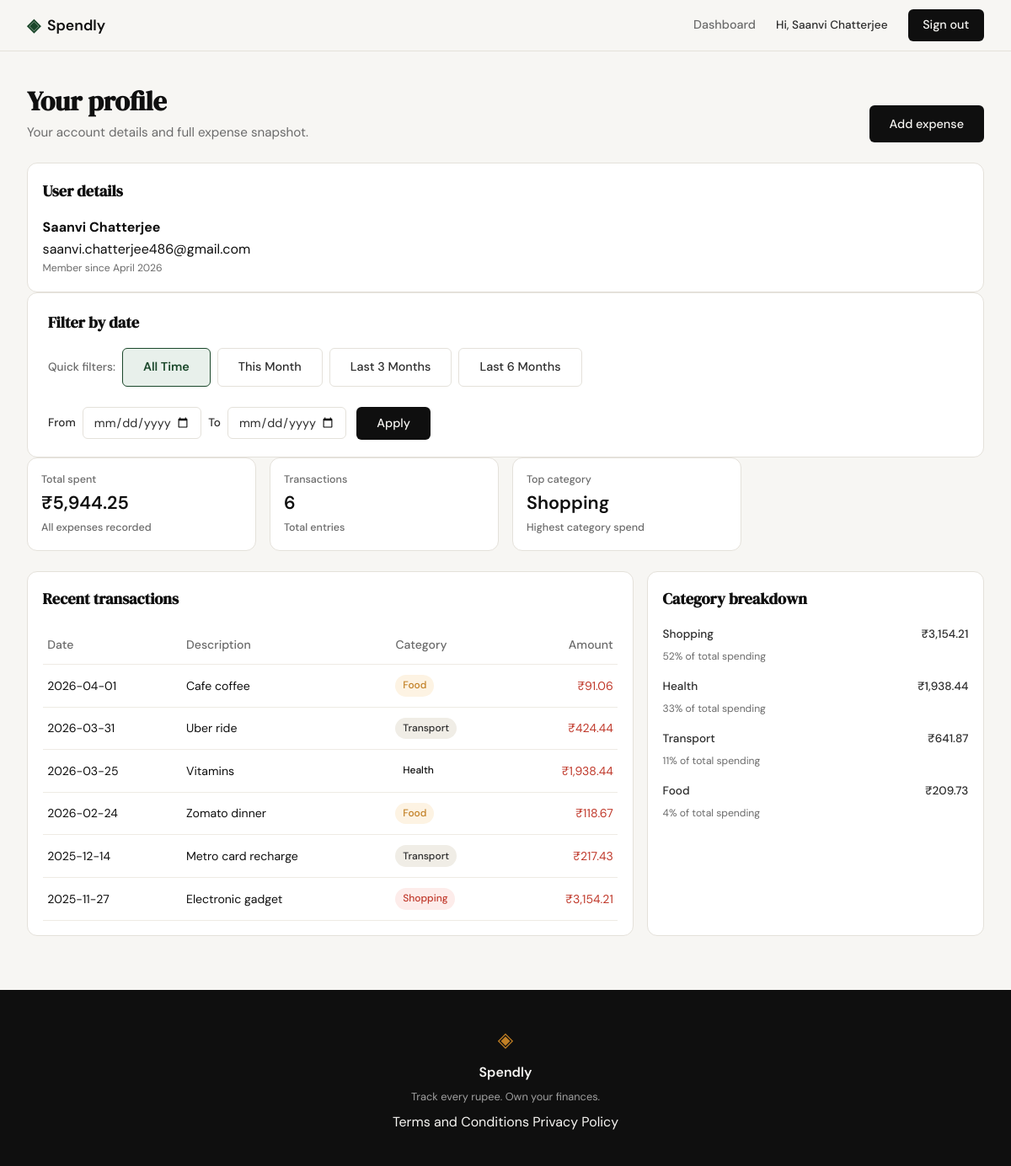
Screenshot of /profile (signed in) with the database file from the repository.
### tables this page shows
CREATE TABLE users (
            id INTEGER PRIMARY KEY AUTOINCREMENT,
            name TEXT NOT NULL,
            email TEXT UNIQUE NOT NULL,
            password_hash TEXT NOT NULL,
            created_at TEXT DEFAULT CURRENT_TIMESTAMP
        );

CREATE TABLE expenses (
            id INTEGER PRIMARY KEY AUTOINCREMENT,
            user_id INTEGER NOT NULL,
            amount REAL NOT NULL,
            category TEXT NOT NULL,
            date TEXT NOT NULL,
            description TEXT,
            created_at TEXT DEFAULT CURRENT_TIMESTAMP,
            FOREIGN KEY (user_id) REFERENCES users (id)
        );

### app.py (the view)
@app.route("/profile")
def profile():
    if not session.get("user_id"):
        return redirect(url_for("login"))
    user = get_user_by_id(session["user_id"])
    if user is None:
        session.clear()
        return redirect(url_for("login"))
    session["user_name"] = user["name"]
    filter_context = get_date_filter_context(request.args)
    if filter_context["error_message"]:
        flash(filter_context["error_message"], "error")
    user_id = session["user_id"]
    return render_template(
        "profile.html",
        user=user,
        summary_stats=get_summary_stats(user_id, filter_context["date_from"], filter_context["date_to"]),
        recent_transactions=get_recent_transactions(
            user_id, limit=10, date_from=filter_context["date_from"], date_to=filter_context["date_to"]
        ),
        category_breakdown=get_category_breakdown(
            user_id, date_from=filter_context["date_from"], date_to=filter_context["date_to"]
        ),
        **filter_context,
    )

### database/db.py (called while the page is built)
def get_db():
    conn = sqlite3.connect(DB_NAME)
    conn.row_factory = sqlite3.Row
    conn.execute("PRAGMA foreign_keys = ON")
    return conn

### database/queries.py (called while the page is built)
def get_user_by_id(user_id):
    conn = get_db()
    try:
        row = conn.execute(
            "SELECT name, email, created_at FROM users WHERE id = ?",
            (user_id,),
        ).fetchone()
        if row is None:
            return None
        created_at = datetime.fromisoformat(row["created_at"])
        return {
            "name": row["name"],
            "email": row["email"],
            "member_since": created_at.strftime("%B %Y"),
        }
    finally:
        conn.close()

### templates/profile.html (shortened to what this page needs)
{% extends "base.html" %}
{% block head %}
<link rel="stylesheet" href="{{ url_for('static', filename='css/profile.css') }}">
{% endblock %}
{% block content %}
<section class="dashboard-page">
    <div class="dashboard-inner">
        <header class="dashboard-header">
            <div>
                <h1 class="dashboard-title">Your profile</h1>
                <p class="dashboard-subtitle">Your account details and full expense snapshot.</p>
            </div>
            <a href="{{ url_for('add_expense') }}" class="btn-primary">Add expense</a>
        </header>
        <section class="dashboard-panel">
            <div class="dashboard-panel-header">
                <h2>User details</h2>
            </div>
            <p><strong>{{ user.name }}</strong></p>
            <p>{{ user.email }}</p>
            <p class="dashboard-breakdown-share">Member since {{ user.member_since }}</p>
        </section>
        <section class="dashboard-panel filter-bar">
            <div class="dashboard-panel-header">
                <h2>Filter by date</h2>
            </div>
            <div class="filter-bar-content">
                <div class="filter-presets">
                    <span class="filter-label">Quick filters:</span>
                    <a href="{{ url_for('profile') }}" class="btn-ghost {% if is_all_time %}active{% endif %}">All Time</a>
                    <a href="{{ url_for('profile', date_from=this_month_from, date_to=today_iso) }}" class="btn-ghost {% if is_this_month %}active{% endif %}">This Month</a>
                    <a href="{{ url_for('profile', date_from=last_3_months_from, date_to=today_iso) }}" class="btn-ghost {% if is_last_3_months %}active{% endif %}">Last 3 Months</a>
                    <a href="{{ url_for('profile', date_from=last_6_months_from, date_to=today_iso) }}" class="btn-ghost {% if is_last_6_months %}active{% endif %}">Last 6 Months</a>
                </div>
                <form class="filter-custom-range {% if is_custom_range %}active{% endif %}" method="GET" action="{{ url_for('profile') }}">
                    <div class="filter-input-group">
                        <label for="date_from">From</label>
                        <input type="date" id="date_from" name="date_from" value="{{ date_from or '' }}" max="{{ today_iso }}">
                        <label for="date_to">To</label>
                        <input type="date" id="date_to" name="date_to" value="{{ date_to or '' }}" max="{{ today_iso }}">
                    </div>
                    <button type="submit" class="btn-primary">Apply</button>
                </form>
            </div>
        </section>
        <section class="dashboard-summary-grid">
            <article class="dashboard-stat-card">
                <p class="dashboard-stat-label">Total spent</p>
                <p class="dashboard-stat-value">{{ "₹{:,.2f}".format(summary_stats.total_spent) }}</p>
                <p class="dashboard-stat-change neutral">All expenses recorded</p>
            </article>
            <article class="dashboard-stat-card">
                <p class="dashboard-stat-label">Transactions</p>
                <p class="dashboard-stat-value">{{ summary_stats.transaction_count }}</p>
                <p class="dashboard-stat-change neutral">Total entries</p>
            </article>
            <article class="dashboard-stat-card">
                <p class="dashboard-stat-label">Top category</p>
                <p class="dashboard-stat-value">{{ summary_stats.top_category }}</p>
                <p class="dashboard-stat-change neutral">Highest category spend</p>
            </article>
        </section>
        <div class="dashboard-content-grid">
            <section class="dashboard-panel">
                <div class="dashboard-panel-header">
                    <h2>Recent transactions</h2>
                </div>
                <div class="dashboard-table-wrap">
                    <table class="dashboard-table">
                        <thead>
                            <tr>
                                <th>Date</th>
                                <th>Description</th>
                                <th>Category</th>
                                <th class="dashboard-number-col">Amount</th>
                            </tr>
                        </thead>
                        <tbody>
                            {% if recent_transactions %}
                                {% for transaction in recent_transactions %}
                                <tr>
                                    <td>{{ transaction.date }}</td>
                                    <td>{{ transaction.description }}</td>
                                    <td>
                                        <span class="dashboard-category-badge {{ transaction.category|lower }}">
                                            {{ transaction.category }}
                                        </span>
                                    </td>
                                    <td class="dashboard-number-col">
                                        <span class="dashboard-amount negative">{{ "₹{:,.2f}".format(transaction.amount) }}</span>
                                    </td>
                                </tr>
                                {% endfor %}
                            {% else %}
                                <tr>
                                    <td colspan="4">No transactions yet.</td>
                                </tr>
                            {% endif %}
                        </tbody>
                    </table>
                </div>
            </section>
            <aside class="dashboard-panel">
                <div class="dashboard-panel-header">
                    <h2>Category breakdown</h2>
                </div>
                <div class="dashboard-breakdown-list">
                    {% if category_breakdown %}
                        {% for category in category_breakdown %}
                        <div class="dashboard-breakdown-item">
                            <div class="dashboard-breakdown-meta">
                                <span>{{ category.name }}</span>
                                <span>{{ "₹{:,.2f}".format(category.amount) }}</span>
                            </div>
                            <p class="dashboard-breakdown-share">{{ category.pct }}% of total spending</p>
                        </div>
                        {% endfor %}
                    {% else %}
                        <p class="dashboard-breakdown-share">No category data yet.</p>
                    {% endif %}
                </div>
            </aside>
        </div>
    </div>
</section>
{% endblock %}

### templates/base.html (shortened to what this page needs)
<!DOCTYPE html>
<html lang="en">
<head>
    <link rel="stylesheet" href="{{ url_for('static', filename='css/style.css') }}">
    {% block head %}{% endblock %}
</head>
<body>
    <nav class="navbar">
        <div class="nav-inner">
            <a href="{{ url_for('landing') }}" class="nav-brand">
                <span class="brand-icon">◈</span>
                <span class="brand-name">Spendly</span>
            </a>
            <div class="nav-links">
                {% if session.get('user_id') %}
                    <a href="{{ url_for('dashboard') }}">Dashboard</a>
                    <span class="nav-user">Hi, {{ session.get('user_name', 'User') }}</span>
                    <a href="{{ url_for('logout') }}" class="nav-cta">Sign out</a>
                {% else %}
                    <a href="{{ url_for('login') }}">Sign in</a>
                    <a href="{{ url_for('register') }}" class="nav-cta">Get started</a>
                {% endif %}
            </div>
        </div>
    </nav>
    <main class="main-content">
        {% block content %}{% endblock %}
    </main>
    <footer class="footer">
        <div class="footer-inner">
            <span class="brand-icon">◈</span>
            <span class="footer-name">Spendly</span>
            <p class="footer-copy">Track every rupee. Own your finances.</p>
            <div class="footer-links">
                <a href="{{ url_for('terms') }}">Terms and Conditions</a>
                <a href="{{ url_for('privacy') }}">Privacy Policy</a>
            </div>
        </div>
    </footer>
</body>
</html>

### static/css/profile.css (style rules this page uses)
.filter-bar { padding: 1.25rem 1.5rem; }
.filter-bar-content { display: flex; flex-wrap: wrap; gap: 1.5rem; align-items: flex-start; }
.filter-presets { display: flex; align-items: center; gap: 0.5rem; flex-wrap: wrap; }
.filter-label { font-size: 0.85rem; color: var(--ink-muted); font-weight: 500; }
.filter-presets .btn-ghost.active { background: var(--accent-light); border-color: var(--accent); color: var(--accent); font-weight: 600; }
.filter-custom-range { display: flex; align-items: center; gap: 0.75rem; flex-wrap: wrap; }
.filter-input-group { display: flex; align-items: center; gap: 0.5rem; flex-wrap: wrap; }
.filter-input-group label { font-size: 0.85rem; color: var(--ink-soft); font-weight: 500; }
.filter-input-group input[type="date"] { padding: 0.5rem 0.75rem; border: 1px solid var(--border); border-radius: var(--radius-sm); font-family: var(--font-body); font-size: 0.9rem; color: var(--ink-soft); background: var(--paper-card); }

### rows the page displays
users: get "Saanvi Chatterjee", name "Saanvi Chatterjee", email "saanvi.chatterjee486@gmail.com"
expenses: top_category "Shopping", amount "₹3,154.21"
expenses: amount "₹91.06"
expenses: amount "₹424.44"
expenses: amount "₹1,938.44"
expenses: amount "₹118.67"
expenses: amount "₹217.43"

### other values shown
{{ user.member_since }} "April 2026"
{{ "₹{:,.2f}".format(summary_stats.total_spent) }} "₹5,944.25"
{{ summary_stats.transaction_count }} "6"
{{ category.name }} "Shopping" "Health" "Transport" "Food"
{{ "₹{:,.2f}".format(category.amount) }} "₹3,154.21" "₹1,938.44" "₹641.87" "₹209.73"
{{ category.pct }} "52" "33" "11" "4"
